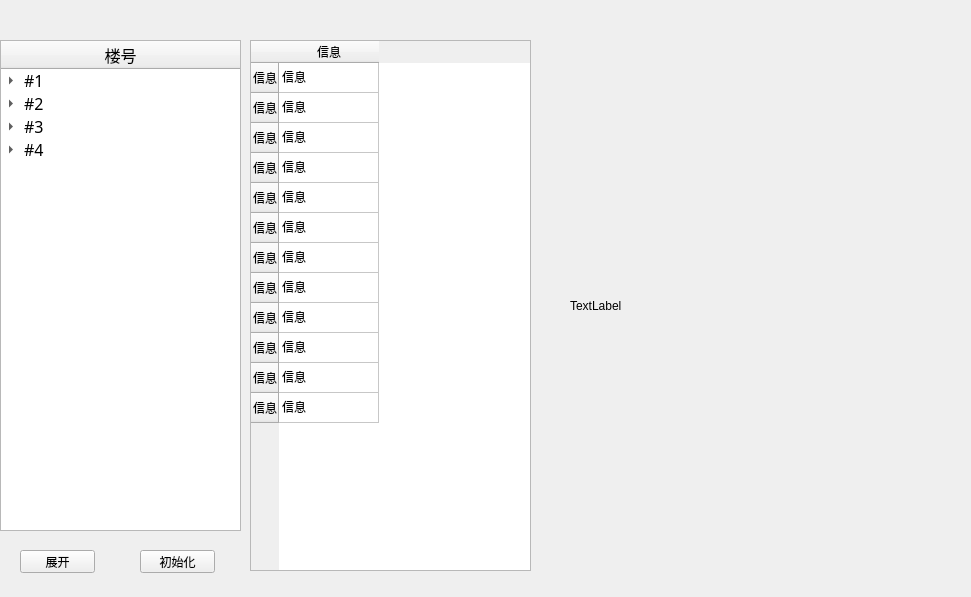
<?xml version="1.0" encoding="UTF-8"?>
<ui version="4.0">
 <class>MainWindow</class>
 <widget class="QMainWindow" name="MainWindow">
  <property name="geometry">
   <rect>
    <x>0</x>
    <y>0</y>
    <width>971</width>
    <height>597</height>
   </rect>
  </property>
  <property name="windowTitle">
   <string>信息查询</string>
  </property>
  <property name="autoFillBackground">
   <bool>false</bool>
  </property>
  <widget class="QWidget" name="centralwidget">
   <widget class="QTreeWidget" name="treeWidget">
    <property name="geometry">
     <rect>
      <x>0</x>
      <y>40</y>
      <width>241</width>
      <height>491</height>
     </rect>
    </property>
    <property name="font">
     <font>
      <family>楷体</family>
      <pointsize>12</pointsize>
     </font>
    </property>
    <column>
     <property name="text">
      <string>楼号</string>
     </property>
     <property name="textAlignment">
      <set>AlignCenter</set>
     </property>
     <property name="icon">
      <iconset theme="a">
       <normaloff>C:/Users/lulinlin/.designer/backup</normaloff>C:/Users/lulinlin/.designer/backup</iconset>
     </property>
    </column>
    <item>
     <property name="text">
      <string>#1</string>
     </property>
     <item>
      <property name="text">
       <string>楼层1</string>
      </property>
      <item>
       <property name="text">
        <string>A11</string>
       </property>
       <property name="flags">
        <set>ItemIsSelectable|ItemIsEditable|ItemIsDragEnabled|ItemIsDropEnabled|ItemIsUserCheckable|ItemIsEnabled</set>
       </property>
      </item>
      <item>
       <property name="text">
        <string>A12</string>
       </property>
      </item>
      <item>
       <property name="text">
        <string>A13</string>
       </property>
      </item>
      <item>
       <property name="text">
        <string>A14</string>
       </property>
      </item>
     </item>
     <item>
      <property name="text">
       <string>楼层2</string>
      </property>
      <item>
       <property name="text">
        <string>A21</string>
       </property>
      </item>
      <item>
       <property name="text">
        <string>A22</string>
       </property>
      </item>
      <item>
       <property name="text">
        <string>A23</string>
       </property>
      </item>
      <item>
       <property name="text">
        <string>A24</string>
       </property>
      </item>
     </item>
     <item>
      <property name="text">
       <string>楼层3</string>
      </property>
      <item>
       <property name="text">
        <string>A31</string>
       </property>
      </item>
      <item>
       <property name="text">
        <string>A32</string>
       </property>
      </item>
      <item>
       <property name="text">
        <string>A33</string>
       </property>
      </item>
     </item>
     <item>
      <property name="text">
       <string>楼层4</string>
      </property>
      <item>
       <property name="text">
        <string>A41</string>
       </property>
      </item>
      <item>
       <property name="text">
        <string>A42</string>
       </property>
      </item>
      <item>
       <property name="text">
        <string>A43</string>
       </property>
      </item>
     </item>
    </item>
    <item>
     <property name="text">
      <string>#2</string>
     </property>
     <item>
      <property name="text">
       <string>楼层1</string>
      </property>
      <item>
       <property name="text">
        <string>B11</string>
       </property>
      </item>
      <item>
       <property name="text">
        <string>B12</string>
       </property>
      </item>
      <item>
       <property name="text">
        <string>B13</string>
       </property>
      </item>
      <item>
       <property name="text">
        <string>B14</string>
       </property>
      </item>
      <item>
       <property name="text">
        <string>B15</string>
       </property>
      </item>
      <item>
       <property name="text">
        <string>B16</string>
       </property>
      </item>
      <item>
       <property name="text">
        <string>B17</string>
       </property>
      </item>
      <item>
       <property name="text">
        <string>B18</string>
       </property>
      </item>
     </item>
     <item>
      <property name="text">
       <string>楼层2</string>
      </property>
      <item>
       <property name="text">
        <string>B21</string>
       </property>
      </item>
      <item>
       <property name="text">
        <string>B22</string>
       </property>
      </item>
      <item>
       <property name="text">
        <string>B23</string>
       </property>
      </item>
      <item>
       <property name="text">
        <string>B24</string>
       </property>
      </item>
     </item>
     <item>
      <property name="text">
       <string>楼层3</string>
      </property>
      <item>
       <property name="text">
        <string>B31</string>
       </property>
      </item>
      <item>
       <property name="text">
        <string>B32</string>
       </property>
      </item>
      <item>
       <property name="text">
        <string>B33</string>
       </property>
      </item>
      <item>
       <property name="text">
        <string>B34</string>
       </property>
      </item>
     </item>
     <item>
      <property name="text">
       <string>楼层4</string>
      </property>
      <item>
       <property name="text">
        <string>B41</string>
       </property>
      </item>
      <item>
       <property name="text">
        <string>B42</string>
       </property>
      </item>
      <item>
       <property name="text">
        <string>B43</string>
       </property>
      </item>
     </item>
    </item>
    <item>
     <property name="text">
      <string>#3</string>
     </property>
     <item>
      <property name="text">
       <string>楼层1</string>
      </property>
      <item>
       <property name="text">
        <string>C11</string>
       </property>
      </item>
      <item>
       <property name="text">
        <string>C12</string>
       </property>
      </item>
      <item>
       <property name="text">
        <string>C13</string>
       </property>
      </item>
      <item>
       <property name="text">
        <string>C14</string>
       </property>
      </item>
     </item>
     <item>
      <property name="text">
       <string>楼层2</string>
      </property>
      <item>
       <property name="text">
        <string>C21</string>
       </property>
      </item>
      <item>
       <property name="text">
        <string>C22</string>
       </property>
      </item>
      <item>
       <property name="text">
        <string>C23</string>
       </property>
      </item>
      <item>
       <property name="text">
        <string>C24</string>
       </property>
      </item>
     </item>
     <item>
      <property name="text">
       <string>楼层3</string>
      </property>
      <item>
       <property name="text">
        <string>C31</string>
       </property>
      </item>
      <item>
       <property name="text">
        <string>C32</string>
       </property>
      </item>
      <item>
       <property name="text">
        <string>C33</string>
       </property>
      </item>
      <item>
       <property name="text">
        <string>C34</string>
       </property>
      </item>
     </item>
     <item>
      <property name="text">
       <string>楼层4</string>
      </property>
      <item>
       <property name="text">
        <string>C41</string>
       </property>
      </item>
      <item>
       <property name="text">
        <string>C42</string>
       </property>
      </item>
      <item>
       <property name="text">
        <string>C43</string>
       </property>
      </item>
      <item>
       <property name="text">
        <string>C44</string>
       </property>
      </item>
     </item>
    </item>
    <item>
     <property name="text">
      <string>#4</string>
     </property>
     <item>
      <property name="text">
       <string>楼层1</string>
      </property>
      <item>
       <property name="text">
        <string>D11</string>
       </property>
      </item>
      <item>
       <property name="text">
        <string>D12</string>
       </property>
      </item>
      <item>
       <property name="text">
        <string>D13</string>
       </property>
      </item>
      <item>
       <property name="text">
        <string>D14</string>
       </property>
      </item>
     </item>
     <item>
      <property name="text">
       <string>楼层2</string>
      </property>
      <item>
       <property name="text">
        <string>D21</string>
       </property>
      </item>
      <item>
       <property name="text">
        <string>D22</string>
       </property>
      </item>
      <item>
       <property name="text">
        <string>D23</string>
       </property>
      </item>
      <item>
       <property name="text">
        <string>D24</string>
       </property>
      </item>
     </item>
     <item>
      <property name="text">
       <string>楼层3</string>
      </property>
      <item>
       <property name="text">
        <string>D31</string>
       </property>
      </item>
      <item>
       <property name="text">
        <string>D32</string>
       </property>
      </item>
      <item>
       <property name="text">
        <string>D33</string>
       </property>
      </item>
      <item>
       <property name="text">
        <string>D34</string>
       </property>
      </item>
     </item>
     <item>
      <property name="text">
       <string>楼层4</string>
      </property>
      <item>
       <property name="text">
        <string>D41</string>
       </property>
      </item>
      <item>
       <property name="text">
        <string>D42</string>
       </property>
      </item>
      <item>
       <property name="text">
        <string>D43</string>
       </property>
      </item>
      <item>
       <property name="text">
        <string>D44</string>
       </property>
      </item>
     </item>
    </item>
   </widget>
   <widget class="QTableWidget" name="tableWidget">
    <property name="geometry">
     <rect>
      <x>250</x>
      <y>40</y>
      <width>281</width>
      <height>531</height>
     </rect>
    </property>
    <row>
     <property name="text">
      <string>信息</string>
     </property>
    </row>
    <row>
     <property name="text">
      <string>信息</string>
     </property>
    </row>
    <row>
     <property name="text">
      <string>信息</string>
     </property>
    </row>
    <row>
     <property name="text">
      <string>信息</string>
     </property>
    </row>
    <row>
     <property name="text">
      <string>信息</string>
     </property>
    </row>
    <row>
     <property name="text">
      <string>信息</string>
     </property>
    </row>
    <row>
     <property name="text">
      <string>信息</string>
     </property>
    </row>
    <row>
     <property name="text">
      <string>信息</string>
     </property>
    </row>
    <row>
     <property name="text">
      <string>信息</string>
     </property>
    </row>
    <row>
     <property name="text">
      <string>信息</string>
     </property>
    </row>
    <row>
     <property name="text">
      <string>信息</string>
     </property>
    </row>
    <row>
     <property name="text">
      <string>信息</string>
     </property>
    </row>
    <column>
     <property name="text">
      <string notr="true">信息</string>
     </property>
    </column>
    <item row="0" column="0">
     <property name="text">
      <string>信息</string>
     </property>
    </item>
    <item row="1" column="0">
     <property name="text">
      <string>信息</string>
     </property>
    </item>
    <item row="2" column="0">
     <property name="text">
      <string>信息</string>
     </property>
    </item>
    <item row="3" column="0">
     <property name="text">
      <string>信息</string>
     </property>
    </item>
    <item row="4" column="0">
     <property name="text">
      <string>信息</string>
     </property>
    </item>
    <item row="5" column="0">
     <property name="text">
      <string>信息</string>
     </property>
    </item>
    <item row="6" column="0">
     <property name="text">
      <string>信息</string>
     </property>
    </item>
    <item row="7" column="0">
     <property name="text">
      <string>信息</string>
     </property>
    </item>
    <item row="8" column="0">
     <property name="text">
      <string>信息</string>
     </property>
    </item>
    <item row="9" column="0">
     <property name="text">
      <string>信息</string>
     </property>
    </item>
    <item row="10" column="0">
     <property name="text">
      <string>信息</string>
     </property>
    </item>
    <item row="11" column="0">
     <property name="text">
      <string>信息</string>
     </property>
    </item>
   </widget>
   <widget class="QPushButton" name="pushButton">
    <property name="geometry">
     <rect>
      <x>20</x>
      <y>550</y>
      <width>75</width>
      <height>23</height>
     </rect>
    </property>
    <property name="text">
     <string>展开</string>
    </property>
   </widget>
   <widget class="QPushButton" name="pushButton_2">
    <property name="geometry">
     <rect>
      <x>140</x>
      <y>550</y>
      <width>75</width>
      <height>23</height>
     </rect>
    </property>
    <property name="text">
     <string>初始化</string>
    </property>
   </widget>
   <widget class="QLabel" name="label_1">
    <property name="geometry">
     <rect>
      <x>570</x>
      <y>40</y>
      <width>361</width>
      <height>531</height>
     </rect>
    </property>
    <property name="text">
     <string>TextLabel</string>
    </property>
   </widget>
  </widget>
 </widget>
 <resources/>
 <connections>
  <connection>
   <sender>pushButton</sender>
   <signal>clicked()</signal>
   <receiver>treeWidget</receiver>
   <slot>expandAll()</slot>
   <hints>
    <hint type="sourcelabel">
     <x>46</x>
     <y>532</y>
    </hint>
    <hint type="destinationlabel">
     <x>84</x>
     <y>497</y>
    </hint>
   </hints>
  </connection>
 </connections>
</ui>
